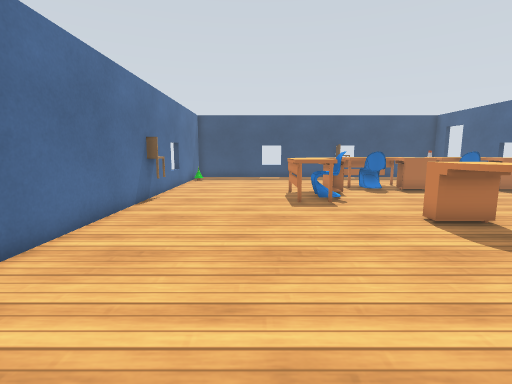
[1] (above)

19 first-person views from a walk through a world built for the Gazebo simulator. The camera is 1 m above the floor, tilts 8° down and sees 85° across. The floor is counted in squares, 0.5 m on a side. Each view is taken from the middle of a square. On the plan, view 1 faces up. The plan holds only what a view shows up to about 17 squares ahead; the rest is blank. Gazebo's built-in surfaces are drawn with simple patterns. Some stock models are drawn as simple stand-ins.

[2]
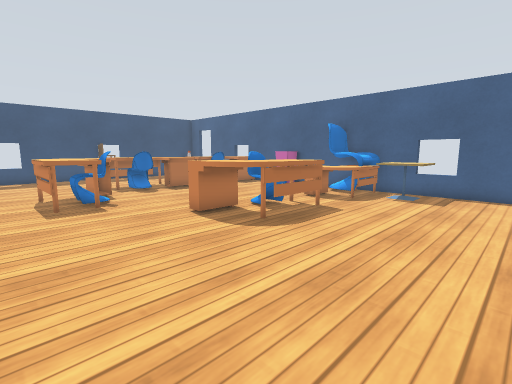

[3]
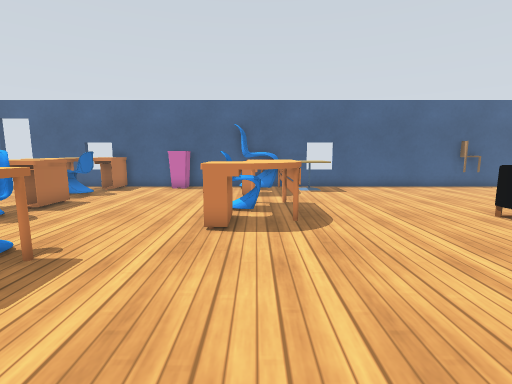

[4]
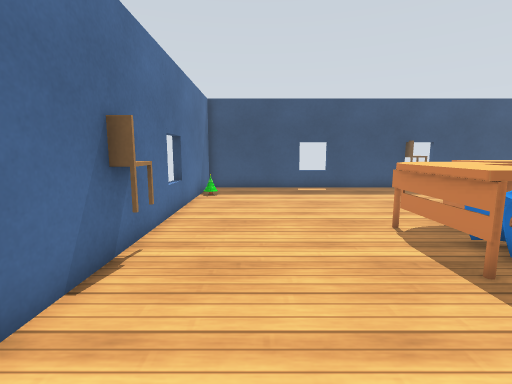

[5]
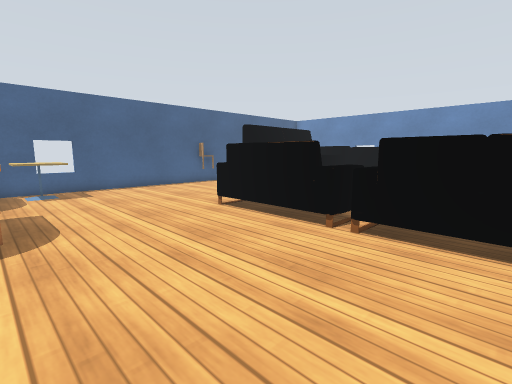

[6]
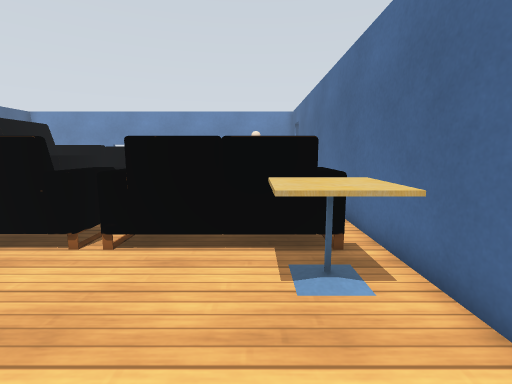

[7]
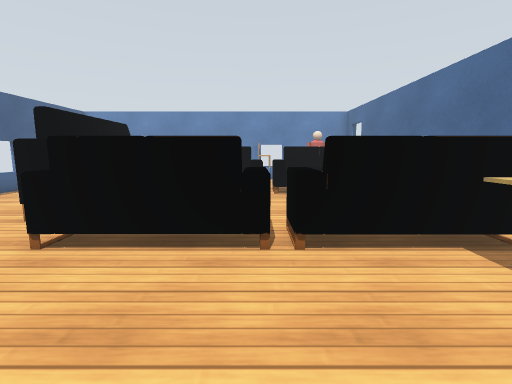

[8]
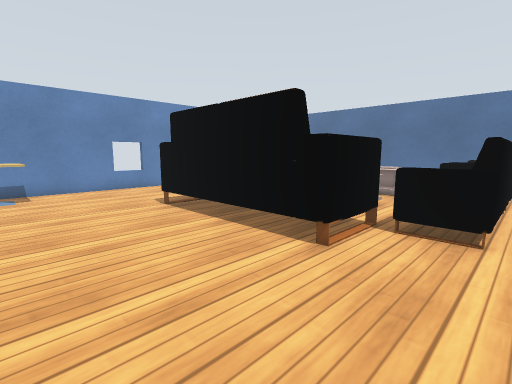

[9]
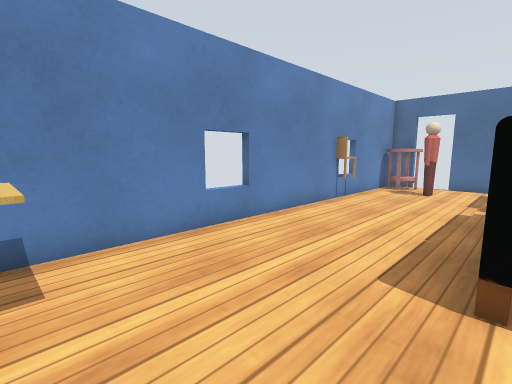

[10]
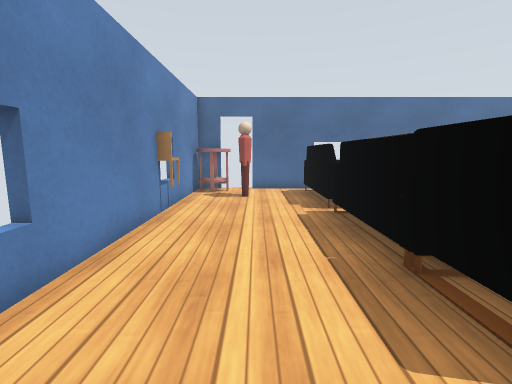

[11]
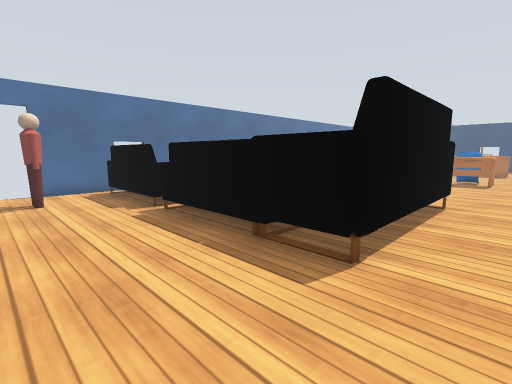

[12]
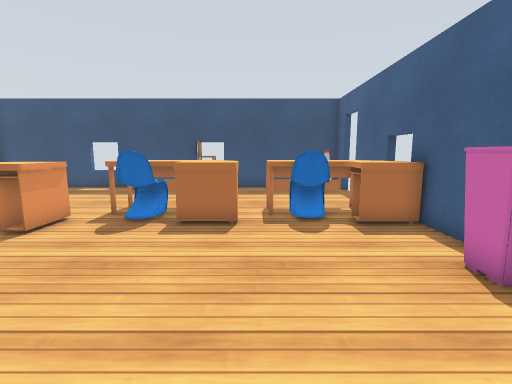

[13]
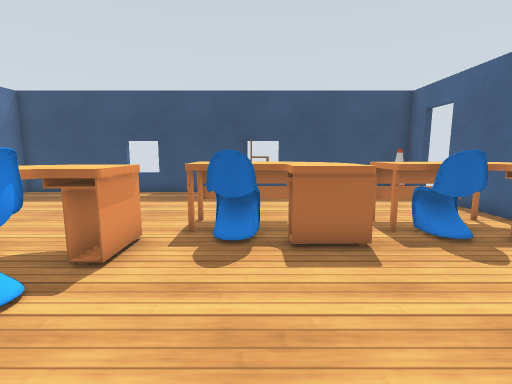

[14]
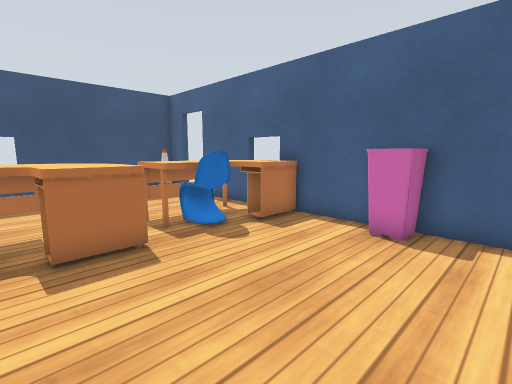

[15]
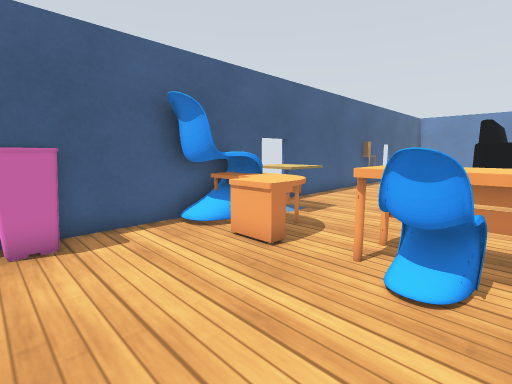

[16]
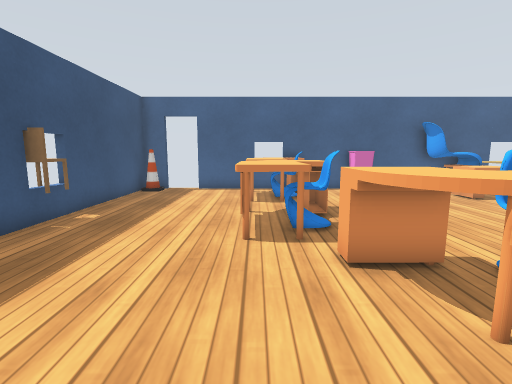

[17]
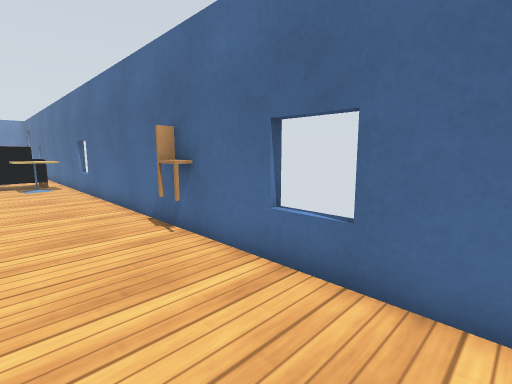

[18]
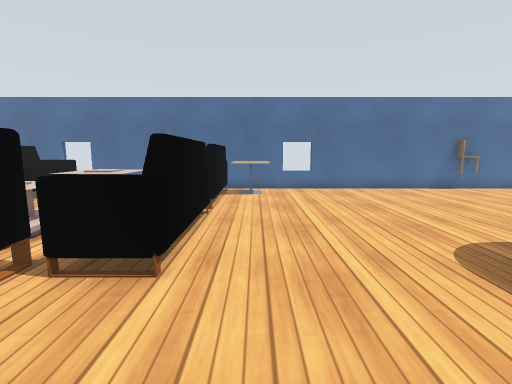

[19]
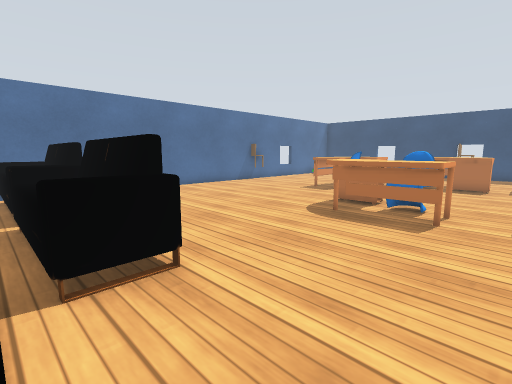

### Floor plan
Points are (right, up) in squares from view 1. A wall is a line through its corners. A room is listed if a view was taken in it or the views show most of it. See-through windows are left out.
Room 1 (views 1, 2, 3, 4, 5, 6, 7, 8, 9, 10, 11, 12, 13, 14, 15, 16, 17, 18, 19)
walls: (14.7, -11.5) (14.7, 20.2); (14.7, 22) (14.7, 23.2) (-4.7, 23.2) (-4.7, -13.3); (-4.7, -15) (-4.7, -16.2) (13.4, -16.2)
ways out: open door at (-5, -14); gap at (15, 21)
objects: chair (-5, 13); table (-4, -16) to (-3, -15); sofa (-4, -10) to (1, -9); sofa (-4, -2) to (1, -1); cafe table (-4, 0) to (-2, 1); other object (-4, 20); person (-2, -14) to (-2, -13); other object (-1, -7) to (0, -4); chair (1, -17) to (1, -16); sofa (2, -10) to (6, -9); sofa (2, -2) to (6, -1); desk (2, 11) to (4, 15); other object (3, -5) to (5, -4); chair (3, 12) to (4, 13); desk (5, 6) to (9, 8); desk (5, 15) to (9, 17); sofa (6, -10) to (9, -3); chair (6, 15) to (7, 16); chair (7, 7) to (8, 8); chair (7, 23) to (8, 24); desk (11, 6) to (12, 7); chair (11, 15) to (12, 16); desk (11, 15) to (14, 17); cafe table (13, -15) to (14, -14); cafe table (13, 3) to (14, 5); chair (13, 6) to (14, 8); chair (14, -6) to (15, -6); other object (14, 11) to (14, 12); cone (14, 22) to (14, 23)

Where each view was taken, in squares from view 1:
view 1: 0 up, 0 right, facing up
view 2: 0 up, 0 right, facing up-right
view 3: 7 up, 2 left, facing right
view 4: 7 up, 2 left, facing up
view 5: 6 up, 2 left, facing down-right
view 6: 5 up, 2 left, facing down
view 7: 5 up, 2 right, facing down
view 8: 0 up, 14 right, facing down-left
view 9: 10 down, 13 right, facing down-left
view 10: 13 down, 11 right, facing left
view 11: 15 down, 11 right, facing up-left
view 12: 7 up, 10 right, facing up
view 13: 9 up, 7 right, facing up
view 14: 9 up, 7 right, facing up-right
view 15: 12 up, 7 right, facing down-right
view 16: 17 up, 1 left, facing right
view 17: 19 up, 1 left, facing down-left
view 18: 1 up, 11 right, facing left
view 19: 3 down, 11 right, facing up-left
